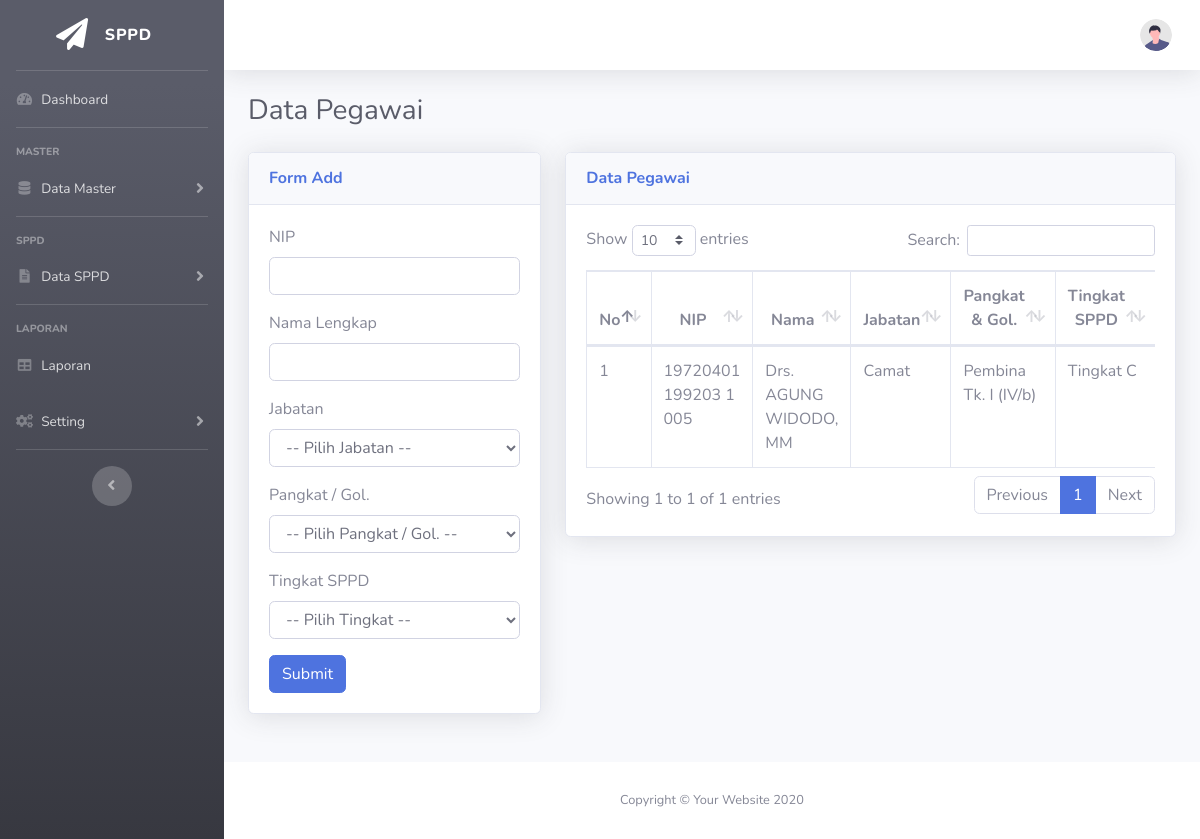
The page /index.php?page=pegawai (signed in) on the database its author committed.
### tables this page shows
CREATE TABLE `tb_pegawai` (
  `id_pegawai` int(11) NOT NULL,
  `nip` varchar(30) NOT NULL,
  `nama_pegawai` varchar(50) NOT NULL,
  `id_jabatan` int(11) NOT NULL,
  `id_golongan` int(11) NOT NULL,
  `id_tingkat` int(11) NOT NULL
);

CREATE TABLE `tb_jabatan` (
  `id_jabatan` int(11) NOT NULL,
  `jabatan` varchar(50) NOT NULL
);

CREATE TABLE `tb_golongan` (
  `id_golongan` int(11) NOT NULL,
  `golongan` varchar(50) NOT NULL
);

CREATE TABLE `tb_tingkat` (
  `id_tingkat` int(11) NOT NULL,
  `tingkat` varchar(10) NOT NULL
);

### page/pegawai/pegawai.php (the view, shortened to what this page needs)
<h1 class="h3 mb-4 text-gray-800">Data Pegawai</h1>
<div class="row">
  <div class="col-lg-4 mb-4">
    <div class="card shadow mb-4">
      <div class="card-header py-3">
        <h6 class="m-0 font-weight-bold text-primary">Form Add</h6>
      </div>
      <div class="card-body">
        <form action="" method="POST">
          <div class="form-group">
            <label for="nip">NIP</label>
            <input type="text" class="form-control" name="nip" id="nip" autocomplete="off" autofocus required>
          </div>
          <div class="form-group">
            <label for="nama">Nama Lengkap</label>
            <input type="text" class="form-control" name="nama" id="nama" required>
          </div>
          <div class="form-group">
            <label for="jabatan">Jabatan</label>
            <select class="form-control" id="jabatan" name="jabatan">
              <option>-- Pilih Jabatan --</option>
            </select>
          </div>
          <div class="form-group">
            <label for="golongan">Pangkat / Gol.</label>
            <select class="form-control" id="golongan" name="golongan">
              <option>-- Pilih Pangkat / Gol. --</option>
            </select>
          </div>
          <div class="form-group">
            <label for="tingkat">Tingkat SPPD</label>
            <select class="form-control" id="tingkat" name="tingkat">
              <option>-- Pilih Tingkat --</option>
            </select>
          </div>
          <button type="submit" name="add" class="btn btn-primary">Submit</button>
        </form>
      </div>
    </div>
  </div>
  <div class="col-lg-8 mb-4">
    <div class="card shadow mb-4">
      <div class="card-header py-3">
        <h6 class="m-0 font-weight-bold text-primary">Data Pegawai</h6>
      </div>
      <div class="card-body">
        <div class="table-responsive">
          <table class="table table-bordered" id="dataTable" width="100%" cellspacing="0">
            <thead>
              <tr>
                <th class="text-center">No</th>
                <th class="text-center">NIP</th>
                <th class="text-center">Nama</th>
                <th class="text-center">Jabatan</th>
                <th class="text-center">Pangkat & Gol.</th>
                <th class="text-center">Tingkat SPPD</th>
              </tr>
            </thead>
            <tbody>
              <?php
              $pegawai = $conn->query("SELECT * FROM tb_pegawai, tb_jabatan, tb_golongan, tb_tingkat WHERE tb_pegawai.id_jabatan = tb_jabatan.id_jabatan AND tb_pegawai.id_golongan = tb_golongan.id_golongan AND tb_pegawai.id_tingkat = tb_tingkat.id_tingkat");
              while ($dataPegawai = $pegawai->fetch_assoc()) {
              ?>
                <tr>
                  <td width="2%">1</td>
                  <td><?= $dataPegawai['nip']; ?></td>
                  <td><?= $dataPegawai['nama_pegawai']; ?></td>
                  <td><?= $dataPegawai['jabatan']; ?></td>
                  <td><?= $dataPegawai['golongan']; ?></td>
                  <td><?= $dataPegawai['tingkat']; ?></td>
                </tr>
              <?php } ?>
            </tbody>
          </table>
        </div>
      </div>
    </div>
  </div>
</div>

### rows shown on the page
tb_pegawai: nip "19720401 199203 1 005", nama_pegawai "Drs. AGUNG WIDODO, MM", id_jabatan.jabatan "Camat", id_golongan.golongan "Pembina Tk. I (IV/b)", id_tingkat.tingkat "Tingkat C"
